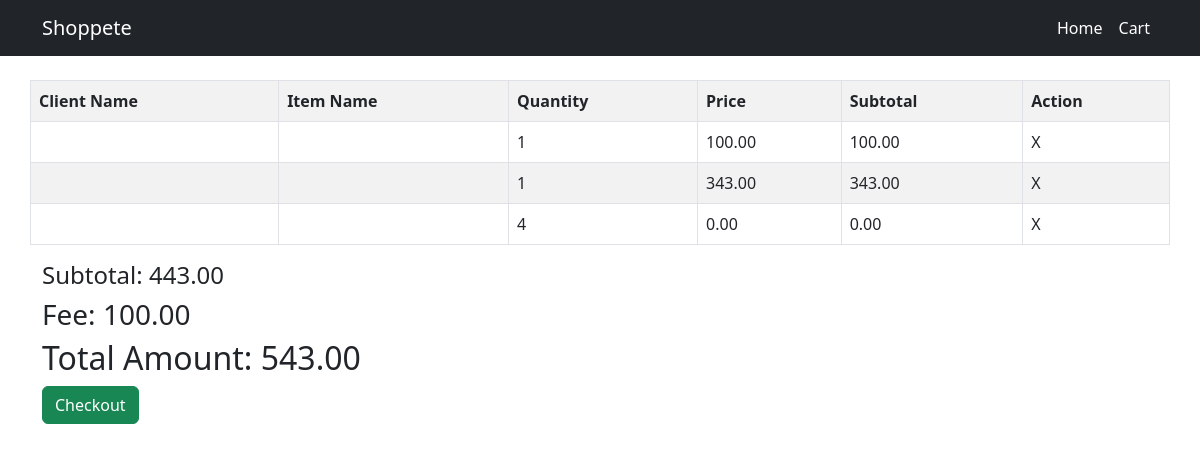
Screenshot of /resources/ShopPete/cart.php with the database file from the repository.
### tables this page shows
CREATE TABLE `cart` (
  `id` int(11) NOT NULL,
  `clientid` int(11) NOT NULL DEFAULT 0,
  `itemid` int(11) NOT NULL DEFAULT 0,
  `quantity` int(11) NOT NULL DEFAULT 0,
  `price` float NOT NULL DEFAULT 0
);

### resources/ShopPete/cart.php (the view, shortened to what this page needs)
<!DOCTYPE html>
<?php
	include("connect.php");
?>
<html lang="en">
    <head>
        <link href="css/styles.css" rel="stylesheet" />
    </head>
    <body>
        <nav class="navbar navbar-expand-lg navbar-dark bg-dark">
            <div class="container">
                <a class="navbar-brand" href="#">Shoppete</a>
                <div class="collapse navbar-collapse" id="navbarSupportedContent">
                    <ul class="navbar-nav ms-auto mb-2 mb-lg-0">
                        <li class="nav-item"><a class="nav-link active" aria-current="page" href="index.php">Home</a></li>
                        <li class="nav-item"><a class="nav-link active" aria-current="page" href="cart.php">Cart</a></li>
                    </ul>
                </div>
            </div>
        </nav>
        <div class="container">
            <div class="row pt-4">
				<table class="table table-bordered table-striped table-hover">
					<tr>
						<th>Client Name</th>
						<th>Item Name</th>
						<th>Quantity</th>
						<th>Price</th>
						<th>Subtotal</th>
						<th>Action</th>
					</tr>
				<?php
				$subtotal = 0;
				$fee = 100;
				$q = mysqli_query($con,
					"
					select
						cart.*,
						items.itemname,
						clients.fullname
					from
						cart
						left join items on cart.itemid=items.id
						left join clients on cart.clientid=clients.id
					"
				);
				while($r = mysqli_fetch_array($q)){
					$subtotal = $subtotal + ($r["price"]*$r["quantity"]);
				?>
					<tr>
						<td><?php echo $r["fullname"]; ?></td>
						<td><?php echo $r["itemname"]; ?></td>
						<td><?php echo $r["quantity"]; ?></td>
						<td><?php echo number_format($r["price"],2); ?></td>
						<td><?php echo number_format($r["price"]*$r["quantity"],2); ?></td>
						<td>X</td>
					</tr>
				<?php
				}
				?>
				</table>
				<h4>Subtotal: <?php echo number_format($subtotal,2); ?></h4>
				<h3>Fee: <?php echo number_format($fee,2); ?></h3>
				<h2>Total Amount: <?php echo number_format($subtotal+ $fee,2); ?></h2>
				<form method="POST">
					<input type="submit" class="btn btn-success" name="btncheckout" value="Checkout"></input>
				</form>
			</div>
        </div>
    </body>
</html>

### rows the page displays
cart: quantity "1", price "100.00", $r["price"]*$r["quantity"] "100.00"
cart: quantity "1", price "343.00", $r["price"]*$r["quantity"] "343.00"
cart: quantity "4", price "0.00", $r["price"]*$r["quantity"] "0.00"

### other values shown
$subtotal "443.00"
$fee "100.00"
$subtotal+ $fee "543.00"
